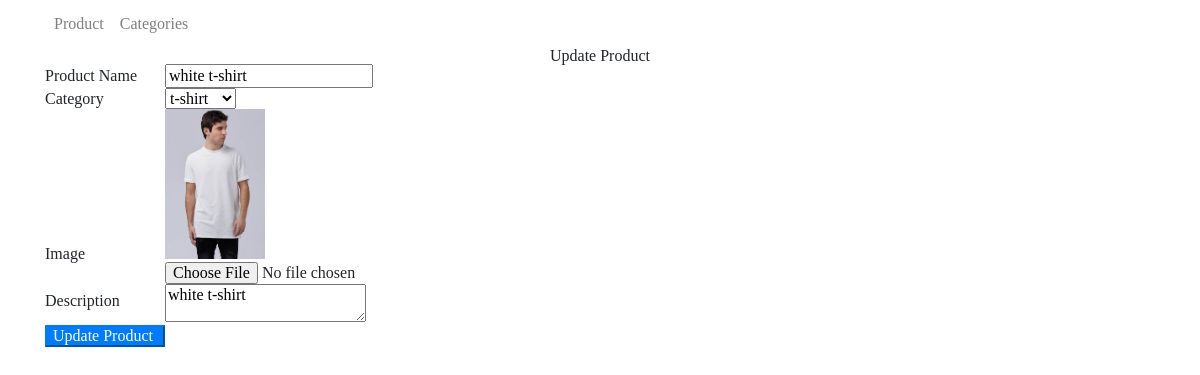
Screenshot of /productedit.php?proid=4 with the database file from the repository.
### tables this page shows
CREATE TABLE `tbl_product` (
  `productid` int(11) NOT NULL,
  `productname` varchar(255) NOT NULL,
  `product_code` int(11) NOT NULL,
  `image` varchar(255) NOT NULL,
  `product_desc` varchar(255) DEFAULT NULL
);

CREATE TABLE `tbl_cat` (
  `catId` int(11) NOT NULL,
  `catName` varchar(255) NOT NULL
);

### lib/database.php (called while the page is built, shortened)
<?php
Class Database extends PDO{
   public $host   = DB_HOST;
   public $user   = DB_USER;
   public $pass   = DB_PASS;
   public $dbname = DB_NAME;
   public $link;
private function connectDB(){
   $this->link = new mysqli($this->host, $this->user, $this->pass,
    $this->dbname);
 }
public function select($query){
  $result = $this->link->query($query) or die($this->link->error.__LINE__);
  if($result->num_rows > 0){
    return $result;
  } else {
    return false;
  }
 }
}
?>

### models/product.php (called while the page is built, shortened)
<?php
    include_once('./lib/database.php');
?>
<?php
	class product
	{
		private $db;
		public function __construct()
		{
			$this->db = new Database();
		}
        public function getproductbyid($id)
		{
			$id = mysqli_real_escape_string($this->db->link ,$id);
			$query = "SELECT * FROM tbl_product where productid = '$id' ";
			$result = $this->db->select($query);
			return $result;
		}
    }
?>

### models/category.php (called while the page is built, shortened)
<?php
    include_once('./lib/database.php');
?>
<?php
	class category
	{
		private $db;
		public function __construct()
		{
			$this->db = new Database();
		}
        public function show_category()
		{
			$query = "SELECT * FROM tbl_cat order by catId asc ";
			$result = $this->db->select($query);
			return $result;
		}
    }
?>

### productedit.php (the view, shortened to what this page needs)
<?php
    include('./models/product.php');
    include('./models/category.php');
 ?>
<!DOCTYPE html>
<html lang="en">
<head>
  <link rel="stylesheet" href="https://stackpath.bootstrapcdn.com/bootstrap/4.1.3/css/bootstrap.min.css">
  <link rel="stylesheet" href="https://stackpath.bootstrapcdn.com/font-awesome/4.7.0/css/font-awesome.min.css">
  <link rel="stylesheet" href="style.css">
</head>
<body>
  <nav class=" container navbar navbar-expand-lg navbar-light  ">
    <div class="collapse navbar-collapse" id="navbarNav">
      <ul class="navbar-nav">
        <li class="nav-item ">
          <a class="nav-link" href="index.php">Product </a>
        </li>
        <li class="nav-item">
          <a class="nav-link" href="category.php">Categories</a>
        </li>
      </ul>
    </div>
  </nav>
  <form class="form-inline d-flex justify-content-center">
    <h2>Update Product</h2>
  </form>
    <?php
        $pd = new product();
    if(!isset($_GET['proid']) || $_GET['proid'] == NULL){
        echo "<script> window.location = 'index.php' </script>";
    }else {
        $id = $_GET['proid'];
        $get_product_by_id = $pd->getproductbyid($id);
    }
    ?>
        <?php
         if($get_product_by_id)
         {
            while ($result_product = $get_product_by_id->fetch_assoc()) {
          ?>
        <div class="container">
            <form action="" method="post" enctype="multipart/form-data">
                <table class="form">
                    <tr>
                        <td>
                            <label>Product Name</label>
                        </td>
                        <td>
                            <input name="productName" type="text" value="<?php echo $result_product['productname'] ?>"  class="medium" />
                        </td>
                    </tr>
                    <tr>
                        <td>
                            <label>Category</label>
                        </td>
                        <td>
                        <select id="select" name="category">
                            <?php
                            $cat = new category();
                            $catlist = $cat->show_category();
                            if($catlist){
                                while ($result = $catlist->fetch_assoc()){
                             ?>
                            <option
                            <?php
                            if($result['catId']==$result_product['product_code'])
                                { echo 'selected'; }
                             ?>
                            value=" <?php echo $result['catId'] ?> "> <?php echo $result['catName'] ?></option>
                            <?php
                            }
                             }
                             ?>
                        </select>
                        </td>
                    </tr>
                    <tr>
                        <td>
                            <label>Image</label>
                        </td>
                        <td>
                        <img src="uploads/<?php echo $result_product['image'] ?>" width="100"><br>
                            <input name="image" type="file" />
                        </td>
                    </tr>
                    <tr>
                        <td style="vertical-align: top; padding-top: 9px;">
                            <label>Description</label>
                        </td>
                        <td>
                            <textarea name="product_desc" class="tinymce"><?php echo $result_product['product_desc'] ?></textarea>
                        </td>
                    </tr>
                    <tr>
                        <td>
                            <input type="submit" name="submit" class="btn-primary" Value="Update Product "/>
                        </td>
                    </tr>
                </table>
                </form>
                <?php
                }
                }
                ?>
          </div>
</body>
</html>

### css/style.css (style rules this page uses)
html, body, div, span, applet, object, iframe, h1, h2, h3, h4, h5, h6, p, blockquote, pre, a, abbr, acronym, address, big, cite, code, del, dfn, em, img, ins, kbd, q, s, samp, small, strike, strong, sub, sup, tt, var, b, u, i, center, dl, dt, dd, ol, ul, li, fieldset, form, label, legend, table, caption, tbody, tfoot, thead, tr, th, td { margin: 0; padding: 0; border: 0; font-size: 100%; font: inherit; vertical-align: baseline; }
article, aside, details, figcaption, figure, footer, header, hgroup, menu, nav, section { display: block; }
body { line-height: 1; }
ol, ul { list-style: none; }
table { border-collapse: collapse; border-spacing: 0; }

### rows the page displays
tbl_product: productName "white t-shirt", category "t-shirt", image (picture), product_desc "white t-shirt"
